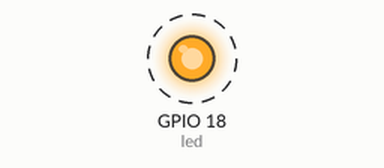
Simulated run of this program. Board: Raspberry Pi (BCM pin numbers). On the bench: output pins drawn as LEDs (lit = HIGH). Dashed ring = blinking.

Above: at 0.5 s.
Timing chart, 0 to 4.6 s (numbered marks = the images above):
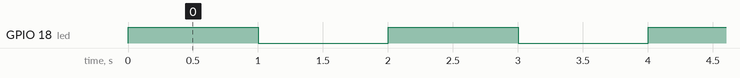

The program:

LED18_Blink.py
```python
import RPi.GPIO as GPIO #import library
import time

led = 18
GPIO.setmode(GPIO.BCM)
GPIO.setup(led, GPIO.OUT)

while True:
  GPIO.output(led, GPIO.HIGH)
  time.sleep(1)
  GPIO.output(led, GPIO.LOW)
  time.sleep(1)
```

Measured:
- by itself, GPIO 18 (led): alternates HIGH for 1.0 s and LOW for 1.0 s
